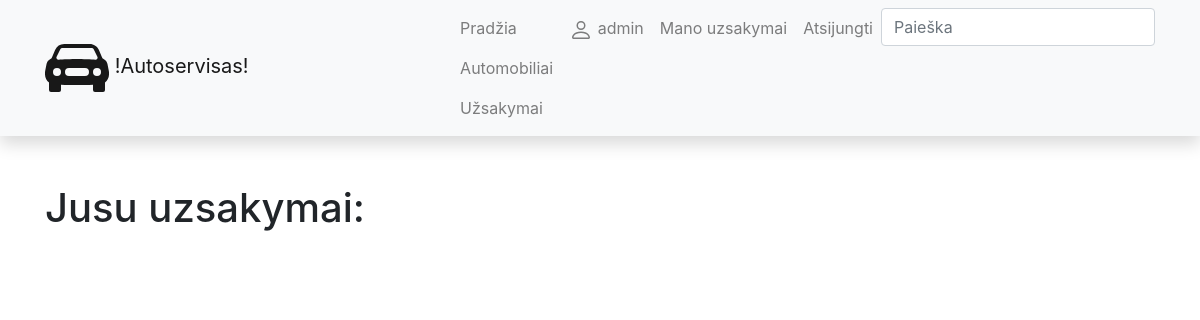
/autoservisas/my_orders/ (signed in), run on an earlier commit of the app's database.
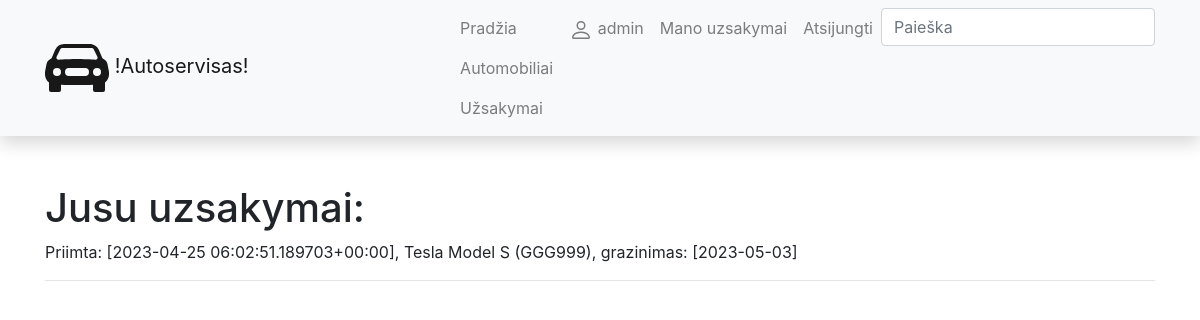
And on a later commit of the database.
### autoservisas/models.py (models this page shows, shortened)
class Uzsakymas(models.Model):
    data = models.DateTimeField(verbose_name='Data ir laikas', auto_now_add=True)
    automobilis = models.ForeignKey(to='Automobilis', verbose_name='Automobilis', on_delete=models.SET_NULL, null=True)
    klientas = models.ForeignKey(to=User, on_delete=models.SET_NULL, null=True, blank=True)
    grazinimo_data = models.DateField(verbose_name='Bus atlikta', null=True, blank=True)
    LOAN_STATUS = (
        ('p', 'Patvirtinta'),
        ('v', 'Vykdoma'),
        ('a', 'Atsaukta'),
        ('t', 'Tvirtinama'),
        ('i', 'Ivykdyta'),
    )
    status = models.CharField(verbose_name="Busena", max_length=1, choices=LOAN_STATUS, blank=True, default='t')
    def __str__(self):
        return f'Priimta: [{self.data}], {self.automobilis}, grazinimas: [{self.grazinimo_data}]'
    class Meta:
        verbose_name = "Uzsakymas"
        verbose_name_plural = "Uzsakymai"

class Automobilis(models.Model):
    valstybinis_nr = models.CharField(verbose_name='Valstybinis numeris', max_length=6)
    vin = models.CharField(verbose_name='VIN kodas', max_length=17)
    kliento_vardas = models.CharField(verbose_name='Savininkas', max_length=50)
    automobilio_modelis = models.ForeignKey(to='AutomobilioModelis', verbose_name='Automobilio modelis', on_delete=models.SET_NULL, null=True)
    photo = models.ImageField(verbose_name="Nuotrauka", upload_to='vehicles', null=True, blank=True) #arba tik blank=True
    def __str__(self):
        return f'{self.automobilio_modelis} ({self.valstybinis_nr})'
    class Meta:
        verbose_name = "Automobilis"
        verbose_name_plural = "Automobiliai"

class AutomobilioModelis(models.Model):
    marke = models.CharField(verbose_name='Gamintojas', max_length=50)
    modelis = models.CharField(verbose_name='Modelis', max_length=50)
    def __str__(self):
        return f'{self.marke} {self.modelis}'
    class Meta:
        verbose_name = "Automobilio modelis"
        verbose_name_plural = "Automobilio modeliai"

### autoservisas/views.py (the view)
# urls.py: path('my_orders/', views.MyOrdersListview.as_view(), name='my_orders'),
class MyOrdersListview(LoginRequiredMixin, generic.ListView):
    model = Uzsakymas
    context_object_name = 'my_orders'
    template_name = 'my_orders.html'
    def get_queryset(self):
        return Uzsakymas.objects.filter(klientas=self.request.user)

### autoservisas/templates/my_orders.html (shortened to what this page needs)
{% extends 'base.html'%}
{% block content %}
<h1>Jusu uzsakymai:</h1>
{% for order in my_orders %}
<p>{{ order }}</p>
<hr>
{% endfor %}
{% endblock %}

### autoservisas/templates/base.html (shortened to what this page needs)
<!DOCTYPE html>
<html lang="en">
<head>
    <link rel="stylesheet" href="https://stackpath.bootstrapcdn.com/bootstrap/4.1.3/css/bootstrap.min.css"
>
    <link rel="stylesheet" href="https://cdnjs.cloudflare.com/ajax/libs/font-awesome/4.7.0/css/font-awesome.min.css">
    {% load static %}
</head>
<body>
{% load i18n %}
<nav class="navbar navbar-expand-lg navbar-light bg-light static-top mb-5 shadow">
    <div class="container">
        <a class="navbar-brand" href="#">
            !Autoservisas!</a>
        <div class="collapse navbar-collapse" id="navbarResponsive">
            <ul class="navbar-nav ml-auto">
                <li class="nav-item">
                    <a class="nav-link" href="{% url 'index' %}">Pradžia</a>
                    <a class="nav-link" href="{% url 'vehicles' %}">Automobiliai</a>
                    <a class="nav-link" href="{% url 'orders' %}">Užsakymai</a>
                </li>
                {% if user.is_authenticated %}
                <li class="nav-item"><a class="nav-link" href="">
                    {{ user.get_username }}</a></li>
                <li class="nav-item"><a class="nav-link" href="{% url 'my_orders'%}">Mano uzsakymai</a></li>
                <li class="nav-item"><a class="nav-link" href="{% url 'logout'%}">Atsijungti</a></li>
                {% else %}
                <li class="nav-item"><a class="nav-link" href="{% url 'login'%}">Prisijungti</a></li>
                {% endif %}
                <li>
                <form action="{% url 'search' %}" method="get" class="form-inline my-2 my-md-0">
                <input name="query" class="form-control" type="text" placeholder="Paieška">
                </form>
                </li>
            </ul>
        </div>
    </div>
</nav>
<div class="container">
    {% block content %}{% endblock %}
</div>
</body>
</html>

What changed in the data, as far as the page shows it:
now on this page (row edited): Uzsakymas: data+automobilis+grazinimo_data "Priimta: [2023-04-25 06:02:51.189703+00:00], Tesla Model S (GGG999), grazinimas: [2023-05-03]"
